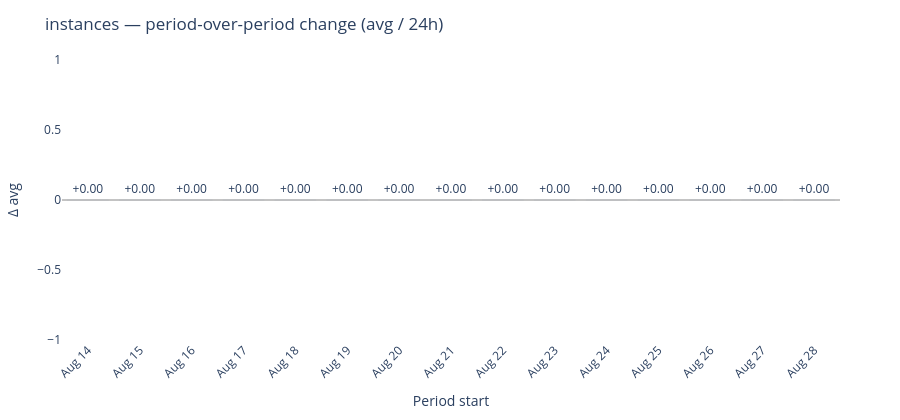

Write notebook code for a chart like this one.
### Markdown cell above
### Chart Guide

**Purpose:** Highlights which periods had the largest jumps or drops, making it easy
to pinpoint anomalous days without scanning a raw table.

**Chart Attributes**

| | |
|---|---|
| **Chart type** | Diverging bar chart (positive/negative from zero) |
| **X axis** | Date |
| **Y axis** | Change in quantity vs the previous period |
| **Green bars** | Increase from previous period |
| **Red bars** | Decrease from previous period |

**Insights:** Alternating green/red bars indicate noisy or volatile data.
A single tall red bar after steady greens is a sharp drop worth investigating.

### Code cell
if fig_55 is not None:
    fig_55.show()

### Figure 1 — Plotly figure (JSON) as saved in the notebook; plotly's stock layout.template omitted (floating-point values rounded to 4 significant figures)
{"data": [{"cliponaxis": false, "hovertemplate": "%{x}<br>Change: %{y:+.3f}<extra></extra>", "marker": {"color": ["#00CC96", "#00CC96", "#00CC96", "#00CC96", "#00CC96", "#00CC96", "#00CC96", "#00CC96", "#00CC96", "#00CC96", "#00CC96", "#00CC96", "#00CC96", "#00CC96", "#00CC96"]}, "text": ["+0.00", "+0.00", "+0.00", "+0.00", "+0.00", "+0.00", "+0.00", "+0.00", "+0.00", "+0.00", "+0.00", "+0.00", "+0.00", "+0.00", "+0.00"], "textposition": "outside", "type": "bar", "x": ["Aug 14", "Aug 15", "Aug 16", "Aug 17", "Aug 18", "Aug 19", "Aug 20", "Aug 21", "Aug 22", "Aug 23", "Aug 24", "Aug 25", "Aug 26", "Aug 27", "Aug 28"], "y": [0.0, 0.0, 0.0, 0.0, 0.0, 0.0, 0.0, 0.0, 0.0, 0.0, 0.0, 0.0, 0.0, 0.0, 0.0]}], "layout": {"height": 420, "margin": {"b": 80, "l": 60, "r": 60, "t": 60}, "paper_bgcolor": "white", "plot_bgcolor": "white", "shapes": [{"line": {"color": "#888", "width": 1}, "type": "line", "x0": 0, "x1": 1, "xref": "x domain", "y0": 0, "y1": 0, "yref": "y"}], "title": {"text": "instances — period-over-period change (avg / 24h)"}, "xaxis": {"categoryarray": ["Aug 14", "Aug 15", "Aug 16", "Aug 17", "Aug 18", "Aug 19", "Aug 20", "Aug 21", "Aug 22", "Aug 23", "Aug 24", "Aug 25", "Aug 26", "Aug 27", "Aug 28"], "categoryorder": "array", "tickangle": -45, "title": {"text": "Period start"}}, "yaxis": {"title": {"text": "Δ avg"}}}}
